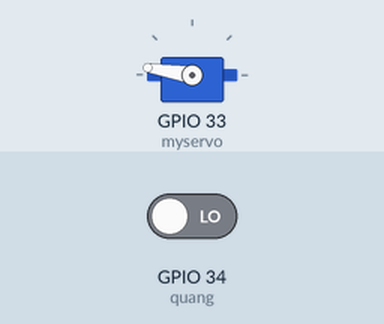
Simulated run of this sketch. Board: ESP32. Parts: servo. The test bench sets the inputs (shaded band); at power-on: GPIO 34 (quang) LOW.

Above: at 0.15 s.
At 6.2 s:
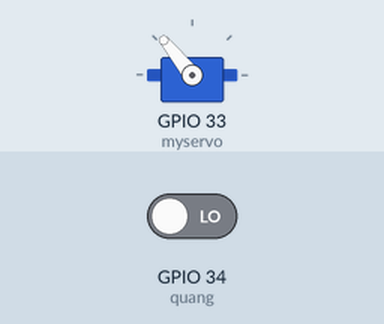
6.3 s: GPIO 34 (quang) driven HIGH
At 6.45 s:
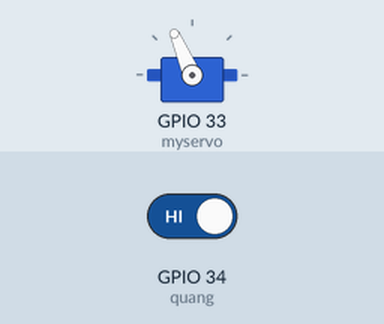
Timing chart, 0 to 15.9 s (numbered marks = the images above; inputs shaded):
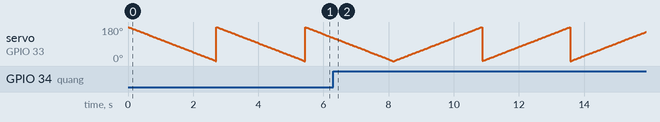

The sketch:

quang_servo_firebase.ino
```cpp
#include <ESP32Servo.h>
int quang = 34; // khai báo chân 34 với cảm biến quang
Servo myservo; // khai báo
int pos=0; //góc quay của servo
void setup() {
  pinMode(quang,INPUT);
  myservo.attach(33);
}

void loop() {
  int giaTriQuang=digitalRead(quang); // đọc giá trị quang dưới dạng digital
  if(giaTriQuang==1){
    for(pos=0; pos<=180; pos+=1){
      myservo.write(pos);
      delay(15);
    }
  }
  else{
    for(pos = 180; pos>=0; pos-=1){
      myservo.write(pos);
      delay(15);
    }
  }
}
```
